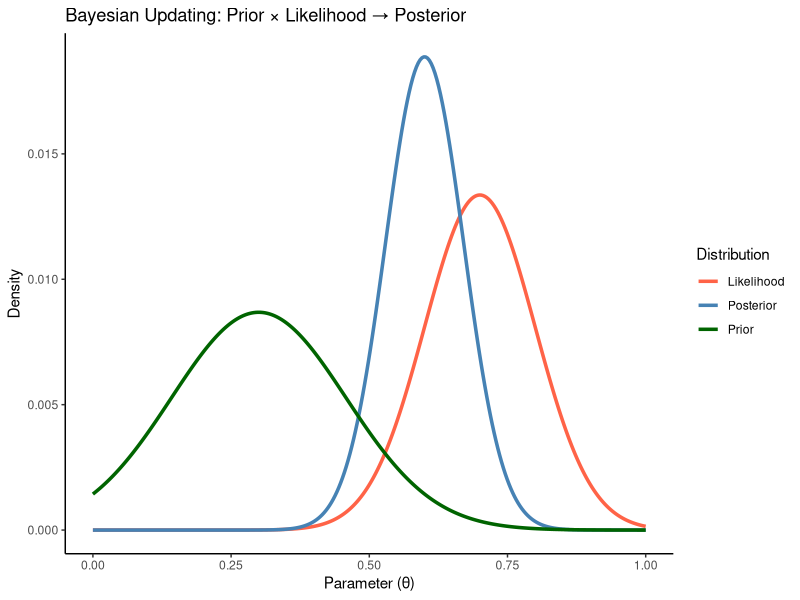

Here is the R script that generated this plot:
## ---- chunk 1
library(tidyverse)
## ---- chunk 2
x <- seq(0, 1, length.out = 300)
prior <- exp(-((x - 0.3)^2) / 0.05)
likelihood <- exp(-((x - 0.7)^2) / 0.02)
posterior <- exp(-((x - 0.6)^2) / 0.01)

# Normalize
prior <- prior / sum(prior)
likelihood <- likelihood / sum(likelihood)
posterior <- posterior / sum(posterior)

df <- data.frame(x = x, Prior = prior, Likelihood = likelihood, Posterior = posterior)

df_long <- df %>% pivot_longer(cols = -x, names_to = "Distribution", values_to = "Density")

ggplot(df_long, aes(x = x, y = Density, color = Distribution)) +
  geom_line(size = 1.2) +
  labs(title = "Bayesian Updating: Prior × Likelihood → Posterior",
       x = "Parameter (\u03B8)", y = "Density") +
  theme_classic() +
  scale_color_manual(values = c("tomato", "steelblue", "darkgreen"))
